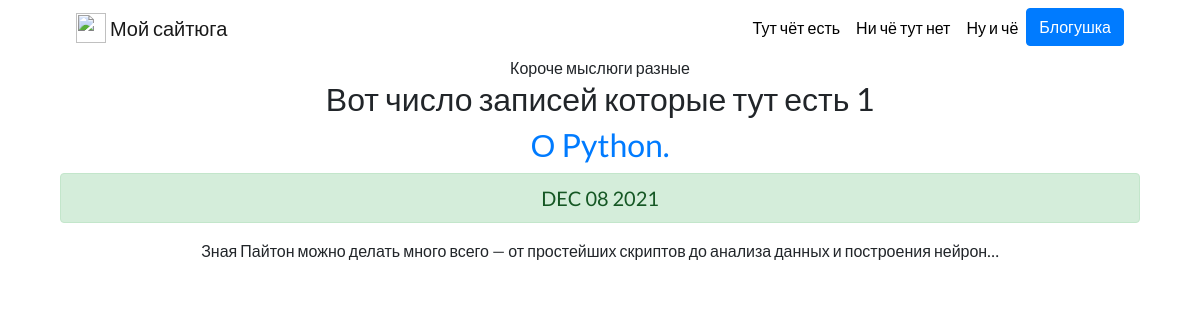
Screenshot of /blog/ with the database file from the repository.
### blog/models.py (models this page shows, shortened)
class Blog(models.Model):
    title = models.CharField(max_length=200)
    description = models.TextField()
    date = models.DateField()

### blog/views.py (the view)
# urls.py: path('', views.all_blogs, name='all_blogs'),
def all_blogs(request):
    blogs = Blog.objects.order_by('-date')[:5]
    return render(request, 'blog/all_blogs.html', {'blogs': blogs})

### blog/templates/blog/all_blogs.html
{% extends 'portfolio/base.html' %}
{% block content %}
Короче мыслюги разные
<h2>Вот число записей которые тут есть {{ blogs.count }} </h2>
{% for blog in blogs %}
<a href="{% url 'blog:detail' blog.id %}">
    <h2>{{ blog.title }}</h2>
</a>
<h5 class="alert alert-success">{{ blog.date|date:'M d Y'|upper }}</h5>
<p>{{ blog.description|safe|truncatechars:100 }}</p>
{% endfor %}
{% endblock %}

### portfolio/static/portfolio/custom.css (style rules this page uses)
body { font-family: 'Lato', sans-serif; }

### rows the page displays
Blog: title "О Python.", date "DEC 08 2021", description "Зная Пайтон можно делать много всего — от простейших скриптов до анализа данных и построения нейрон…"

### other values shown
{{ blogs.count }} "1"
